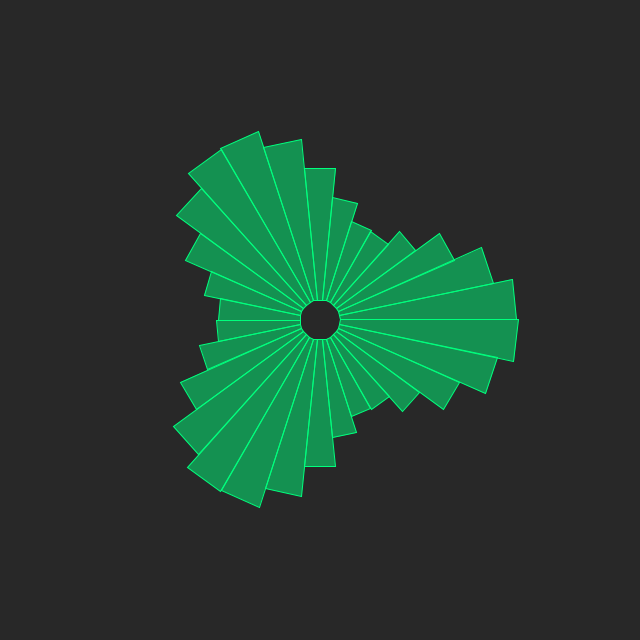
Frame 1 (no input)
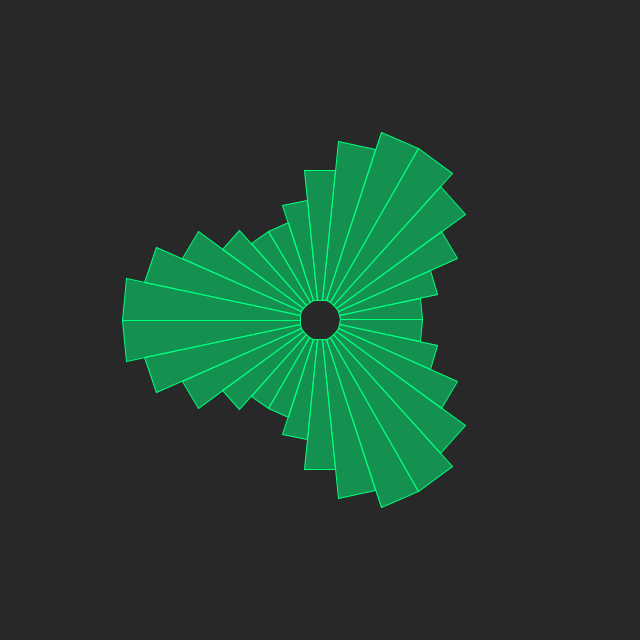
Frame 60 (the mouse pressed at the canvas centre just before this capture)
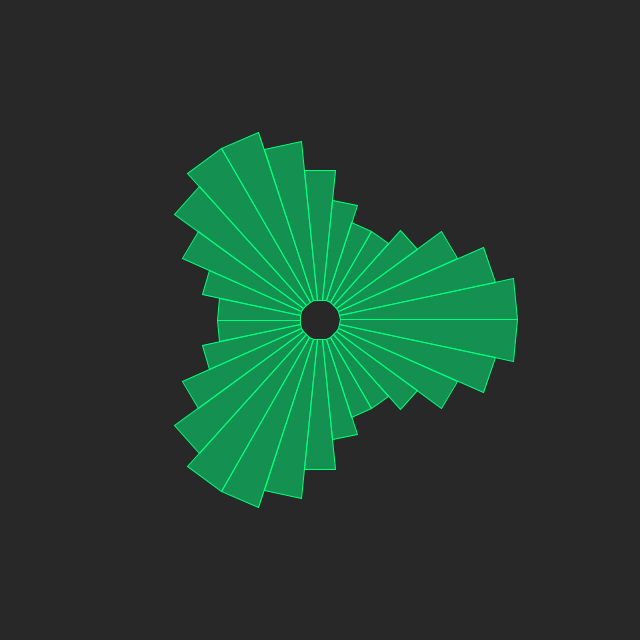
Frame 120 (the mouse held since frame 60 and released just before this capture)

The Processing sketch that drew these frames (run headless with seeded random() and noise(); from frame 60 on, the mouse is pressed at the canvas centre):

// Processing sketch: processing_186100
// ── processing_186100.pde

void setup() {
  size(640, 640);
  stroke(0, 255, 125);
  fill(0, 255, 125, 125);
}

void draw() {
  background(40);
  translate(width/2, height/2);
  for (int i = 0; i < 360; i+=12) {
    float angle = sin(radians(i*3+frameCount*3))*50;
    float x1 = sin(radians(i+6));
    float y1 = cos(radians(i+6));
    float x2 = sin(radians(i-6));
    float y2 = cos(radians(i-6));
    float r1 = 20;
    float r2 = 150-angle;
    beginShape();
    vertex(r1*x1, r1*y1);
    vertex(r2*x1, r2*y1);
    vertex(r2*x2, r2*y2);
    vertex(r1*x2, r1*y2);
    endShape(CLOSE);
  }
}
